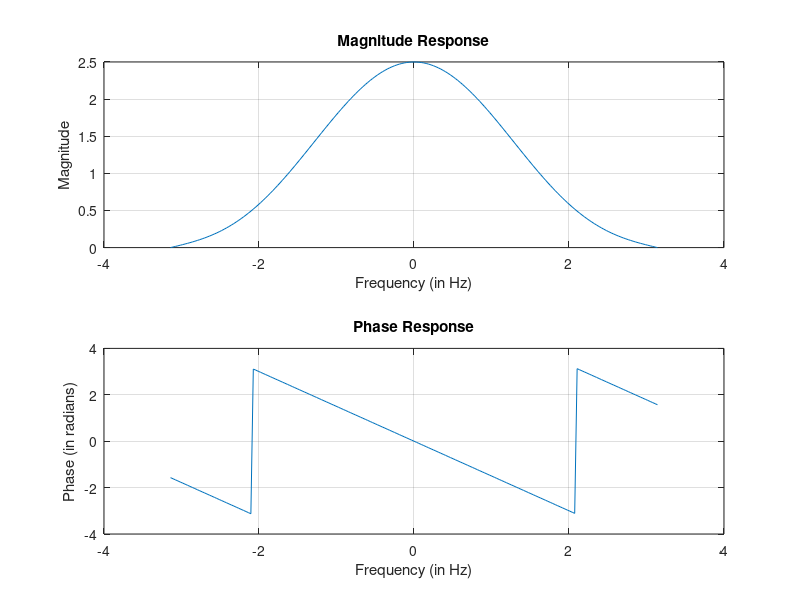

Reproduce this figure in MATLAB.

% SNS LAB 09

% TASK 01 

% bb = [0.5, 0.5]; %-- Filter Coefficients
% ww = -pi:(pi/100):pi; %-- Frequency vector
% H = freqz(bb, 1, ww); %frequency reponse
% subplot(2,1,1);
% plot(ww, abs(H)), grid on
% ylabel('magnitude')
% xlabel('Normalized Radian Frequency')
% title('Magnitude Response')
% subplot(2,1,2);
% plot(ww, angle(H)), grid on
% title("Phase response")
% xlabel('Normalized Radian Frequency')
% ylabel('Phase (rad)')


% TASK 01 a

% b = ones(1,4); %-- Filter Coefficients
% bb = (1/4).*(b);
% ww = -pi:(pi/100):pi; %-- Frequency vector
% H = freqz(bb, 1, ww); %frequency reponse
% subplot(2,1,1);
% plot(ww, abs(H)), grid on
% ylabel('magnitude')
% xlabel('Normalized Radian Frequency')
% title('Magnitude Response')
% subplot(2,1,2);
% plot(ww, angle(H)), grid on
% title("Phase response")
% xlabel('Normalized Radian Frequency')
% ylabel('Phase (rad)')



% Task 01 c


omg = -pi:(pi/100):pi;
H_w = (((2*cos(0.5.*omg))) + ((2*cos(1.5.*omg)))/4).*(exp(-1.5*1j.*omg));

subplot(2,1,1) 
plot(omg, abs(H_w))
xlabel('Frequency (in Hz)')
ylabel('Magnitude')
title('Magnitude Response')
grid on
subplot (2,1,2)
plot(omg, angle(H_w))
xlabel('Frequency (in Hz)')
ylabel('Phase (in radians)')
title('Phase Response')
grid on


% TASK 01 part d
% % Computing frequency responses for differnet values of filter length
% K_array = [10 30 50];
% for ind = 1:length(K_array)
%     K = K_array(ind); % Specifying the filter length for each iteration
%     ww = -pi:(pi/200):pi;
%     bb = ones(1, K) / K; % Filter Coefficients
% 
%     h = freqz(bb, 1, ww);
%     subplot(length(K_array), 2, (2*ind)-1)
%     plot(ww, abs(h))
%     xlabel('Frequency (in Hz)')
%     ylabel('Magnitude')
%     title(['Magnitude Response, K = ', num2str(K)])
%     grid on
%     subplot(length(K_array), 2, 2*ind)
%     plot(ww,angle(h))
%     xlabel('Frequency (in Hz)')
%     ylabel('Phase (in radians)')
%     title(['Phase Response, K = ', num2str(K)])
%     grid on
% end




% TASK 2 A

% wc = 0.44*pi;
% L =10;
% n = 0:L-1;
% bb = (2/L).*(cos(wc.*n));
% ww = -pi:(pi/100):pi;
% h = freqz(bb,1,ww);
% subplot (2,1,1)
% plot(ww, abs(h))
% xlabel('Frequency (in Hz)')
% ylabel('Magnitude')
% title('Magnitude Response')
% grid on
% subplot (2,1,2)
% plot(ww, angle(h))
% xlabel('Frequency (in Hz)')
% ylabel('Phase (in radians)')
% title('Phase Response')
% grid on 




% TASK 2 B

% L = [20 40];
% 
% for index = 1:length(L)
%     wc = 0.44*pi;
%     n = 0:(L(index))-1;
%     bb = (2/L(index)).*(cos(wc.*n));
%     ww = -pi:(pi/100):pi;
%     h = freqz(bb,1,ww);
%     h_max = max(h);
%     h_array = (abs(h) / h_max) > 0.707;
%     indice = find(h_array);
%     width = length(indice) / 2;
%     "Width for L=" + num2str(L(index)) + " is " + num2str(width)
%     subplot (length(L),2,(2*index)-1)
%     plot(ww, abs(h))
%     xlabel('Frequency (in Hz)')
%     ylabel('Magnitude')
%     title(['Magnitude Response for L= ', num2str(L(index))])
%     grid on
%     subplot (length(L),2,2*index)
%     plot(ww, angle(h))
%     xlabel('Frequency (in Hz)')
%     ylabel('Phase (in radians)')
%     title(['Phase Response for L=',num2str(L(index))])
%     grid on 
% 
% end


% TASK 2 C

% L = 1:1:1000;
% 
% for index = L
%     wc = 0.44*pi;
%     n = 0:(L(index))-1;
%     bb = (2/L(index)).*(cos(wc.*n));
%     ww = -pi:(pi/100):pi;
%     h = freqz(bb,1,ww);
%     h_max = max(h);
%     w = 0:(pi/100):pi;
%     pass =true;
%     for freq = 1:length(w)
%         if w(freq) <= 0.3*pi || w(freq) >= 0.7*pi && w(freq) <= pi
%                 if abs(abs(h(freq))/h_max) > 0.1
%                     pass = false;
%                     break
%                 end      
%         end
%     
% 
%     end
% if(pass)
%    i = abs(L(index))
%    break;
% end
% 
% end
     
%     h_array = (abs(h) / h_max) > 0.707;
%     indice = find(h_array);
%     width = length(indice) / 2;
%     "Width for L=" + num2str(L(index)) + " is " + num2str(width)
%     subplot (length(L),2,(2*index)-1)
%     plot(ww, abs(h))
%     xlabel('Frequency (in Hz)')
%     ylabel('Magnitude')
%     title(['Magnitude Response for L= ', num2str(L(index))])
%     grid on
%     subplot (length(L),2,2*index)
%     plot(ww, angle(h))
%     xlabel('Frequency (in Hz)')
%     ylabel('Phase (in radians)')
%     title(['Phase Response for L=',num2str(L(index))])
%     grid on 


% TASK 2 D

% wc = 0.44*pi;
% L =37;
% n = 0:L-1;
% bb = (2/L).*(cos(wc.*n));
% ww = -pi:(pi/100):pi;
% h = freqz(bb,1,ww);
% x_n = 10*cos(0.3*pi*n) + 40*cos(0.44*pi*n - pi/3) + 20*cos(0.7*pi*n - pi/4);
% y = conv(bb,x_n);
% % plot(convulution)
% % grid on
% % title("Impulse response of x[n]")
% % ylabel("Amplitude")
% % xlabel("n")
% fs = 2*pi; % sampling frequency
% t = 0:(1/fs):(10-1/fs); % time vector
% S= x_n; %output acquired in step 1
% n = length(S);
% X = fft(S) ;
% Y = fftshift(X);
% fshift = (-n/2:n/2-1)*(fs/n); % zero-centered frequency range
% plot(fshift,abs(Y)/n)
% title("Frequency Representation of X[n] using fft.")
% ylabel("magnitude")
% xlabel("frequency")






















